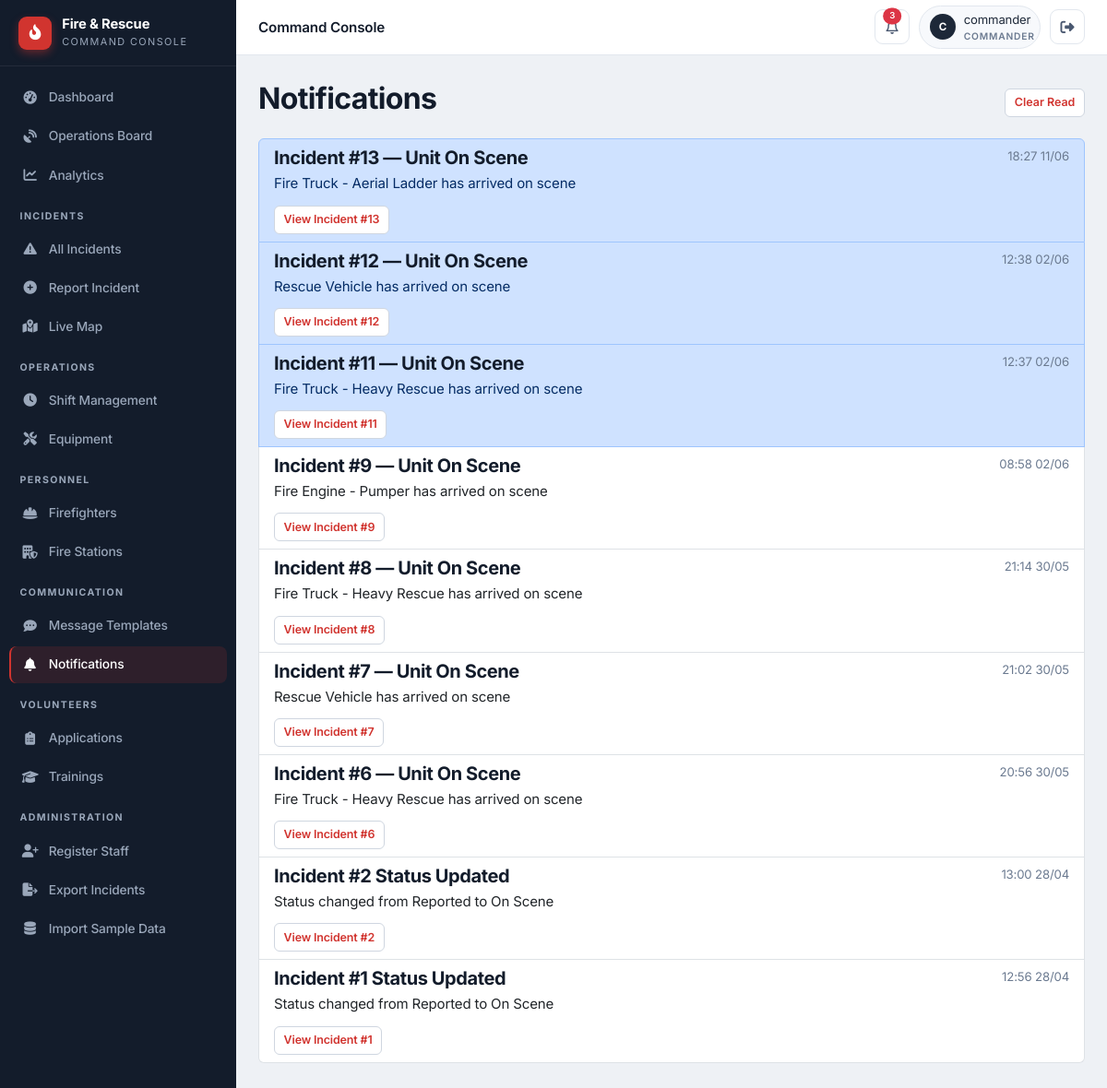
Screenshot of /staff/notifications (signed in) with the database file from the repository.
### app/models/notification.py (models this page shows, shortened)
class Notification(db.Model):
    id = db.Column(db.Integer, primary_key=True)
    user_id = db.Column(db.Integer, db.ForeignKey('user_model.id'), nullable=False)
    title = db.Column(db.String(100), nullable=False)
    message = db.Column(db.Text, nullable=False)
    incident_id = db.Column(db.Integer, db.ForeignKey('incident.id'), nullable=True)
    is_read = db.Column(db.Boolean, default=False)
    created_at = db.Column(db.DateTime, default=datetime.datetime.utcnow)
    user = db.relationship('UserModel', foreign_keys=[user_id])
    incident = db.relationship('Incident', foreign_keys=[incident_id])

### app/models/incident.py (models this page shows)
class Incident(db.Model):
    id = db.Column(db.Integer, primary_key=True)
    title = db.Column(db.String(100), nullable=False)
    location = db.Column(db.String(200), nullable=False)
    incident_type = db.Column(db.String(50), nullable=False)
    description = db.Column(db.Text)
    status = db.Column(db.String(20), default='Reported')
    reported_by = db.Column(db.Integer, db.ForeignKey('user_model.id'))
    reported_at = db.Column(db.DateTime, default=datetime.datetime.utcnow)
    assigned_vehicle_id = db.Column(db.Integer, db.ForeignKey('vehicle.id'), nullable=True)
    latitude = db.Column(db.Float, nullable=True)
    longitude = db.Column(db.Float, nullable=True)
    dispatched_at = db.Column(db.DateTime, nullable=True)
    on_scene_at = db.Column(db.DateTime, nullable=True)
    closed_at = db.Column(db.DateTime, nullable=True)
    last_updated = db.Column(db.DateTime, default=datetime.datetime.utcnow, onupdate=datetime.datetime.utcnow)
    updated_by = db.Column(db.Integer, db.ForeignKey('user_model.id'), nullable=True)
    assigned_vehicle = db.relationship('Vehicle', foreign_keys=[assigned_vehicle_id])
    reporter = db.relationship('UserModel', foreign_keys=[reported_by], backref='reported_incidents')
    updater = db.relationship('UserModel', foreign_keys=[updated_by], backref='updated_incidents')
    wind_direction = db.Column(db.Integer, nullable=True)  # degrees (0-360)
    wind_speed = db.Column(db.Float, nullable=True)  # km/h

### app/routes/notifications.py (the view)
@notifications_bp.route('/staff/notifications')
@login_required
def view_notifications():
    notifications = Notification.query.filter_by(
        user_id=session.get('user_id')
    ).order_by(Notification.created_at.desc()).all()
    for n in notifications:
        n.is_read = True
    db.session.commit()
    return render_template('staff/notifications/list.html', notifications=notifications)

### app/utils.py (called while the page is built)
def login_required(f):
    @wraps(f)
    def decorated_function(*args, **kwargs):
        if not session.get('logged_in'):
            flash('Please login to access the staff portal.', 'warning')
            return redirect(url_for('auth.staff_login'))
        return f(*args, **kwargs)
    return decorated_function

### app/templates/staff/notifications/list.html
{% extends "staff/base.html" %}
{% block content %}
<div class="d-flex justify-content-between align-items-center mb-3"><h2>Notifications</h2><form method="POST" action="{{ url_for('notifications.clear_notifications') }}"><button type="submit" class="btn btn-outline-danger btn-sm">Clear Read</button></form></div>
{% if notifications %}<div class="list-group">{% for notification in notifications %}<div class="list-group-item list-group-item-action {% if not notification.is_read %}list-group-item-primary{% endif %}"><div class="d-flex w-100 justify-content-between"><h5 class="mb-1">{{ notification.title }}</h5><small class="text-muted">{{ notification.created_at.strftime('%H:%M %d/%m') }}</small></div><p class="mb-1">{{ notification.message }}</p>{% if notification.incident %}<a href="{{ url_for('incidents.detail', incident_id=notification.incident.id) }}" class="btn btn-sm btn-outline-primary mt-2">View Incident #{{ notification.incident.id }}</a>{% endif %}</div>{% endfor %}</div>{% else %}<div class="alert alert-info">No notifications yet.</div>{% endif %}
{% endblock %}

### app/static/css/theme.css (style rules this page uses)
:root { --bg: #eef1f5; --surface: #ffffff; --surface-2: #f7f9fc; --border: #e2e7ee; --border-strong: #cfd6e0; --ink: #131c2b; --ink-2: #1d2838; --ink-3: #2a3650; --ink-soft: #3a4860; --text: #1f2a3a; --text-2: #4a5870; --muted: #6b7a90; --on-dark: #e7ecf3; --on-dark-muted: #9aa7ba; --accent: #d1342f; --accent-dark: #ab2420; --accent-soft: #fdeceb; --success: #1f9d63; --success-soft: #e6f5ed; --warning: #d98a17; --warning-soft: #fbf1de; --info: #2b6cb0; --info-soft: #e6f0f9; --danger: #d1342f; --danger-soft: #fdeceb; --r-sm: 6px; --r: 10px; --r-lg: 14px; --shadow-xs: 0 1px 2px rgba(19, 28, 43, 0.06); --shadow-sm: 0 1px 3px rgba(19, 28, 43, 0.08), 0 1px 2px rgba(19, 28, 43, 0.04); --shadow-md: 0 4px 12px rgba(19, 28, 43, 0.08); --shadow-lg: 0 12px 28px rgba(19, 28, 43, 0.12); --sidebar-w: 256px; --topbar-h: 60px; --spacing-xs: 0.25rem; --spacing-sm: 0.5rem; --spacing-md: 1rem; --spacing-lg: 1.5rem; --spacing-xl: 2rem; --border-radius: var(--r); --border-radius-sm: var(--r-sm); --border-radius-lg: var(--r-lg); --primary-color: var(--accent); --secondary-color: var(--muted); --danger-color: var(--danger); }
* { box-sizing: border-box; }
html { -webkit-text-size-adjust: 100%; }
body { font-family: 'Inter', -apple-system, BlinkMacSystemFont, 'Segoe UI', Roboto, sans-serif; color: var(--text); background: var(--bg); font-size: 0.94rem; line-height: 1.55; letter-spacing: -0.01em; -webkit-font-smoothing: antialiased; text-rendering: optimizeLegibility; }
h1, h2, h3, h4, h5, h6 { color: var(--ink); font-weight: 700; letter-spacing: -0.02em; }
a { text-decoration: none; }
.text-muted { color: var(--muted) !important; }

### app/static/css/main.css (style rules this page uses)
.btn { border-radius: var(--r-sm); font-weight: 600; font-size: 0.85rem; padding: 0.5rem 0.9rem; transition: all 0.15s; border-width: 1px; }
.btn-sm { padding: 0.32rem 0.6rem; font-size: 0.78rem; }
.btn-outline-primary, .btn-outline-danger { color: var(--accent); border-color: var(--border-strong); background: var(--surface); }

### rows the page displays
Notification: title "Incident #13 — Unit On Scene", created_at "18:27 11/06", message "Fire Truck - Aerial Ladder has arrived on scene", incident.id "13"
Notification: title "Incident #12 — Unit On Scene", created_at "12:38 02/06", message "Rescue Vehicle has arrived on scene", incident.id "12"
Notification: title "Incident #11 — Unit On Scene", created_at "12:37 02/06", message "Fire Truck - Heavy Rescue has arrived on scene", incident.id "11"
Notification: title "Incident #9 — Unit On Scene", created_at "08:58 02/06", message "Fire Engine - Pumper has arrived on scene", incident.id "9"
Notification: title "Incident #8 — Unit On Scene", created_at "21:14 30/05", message "Fire Truck - Heavy Rescue has arrived on scene", incident.id "8"
Notification: title "Incident #7 — Unit On Scene", created_at "21:02 30/05", message "Rescue Vehicle has arrived on scene", incident.id "7"
Notification: title "Incident #6 — Unit On Scene", created_at "20:56 30/05", message "Fire Truck - Heavy Rescue has arrived on scene", incident.id "6"
Notification: title "Incident #2 Status Updated", created_at "13:00 28/04", message "Status changed from Reported to On Scene", incident.id "2"
Notification: title "Incident #1 Status Updated", created_at "12:56 28/04", message "Status changed from Reported to On Scene", incident.id "1"

### other values shown
{{ (session.user_name or '?')[0]|upper }} "C"
{{ session.user_name }} "commander"
{{ session.user_role }} "COMMANDER"
